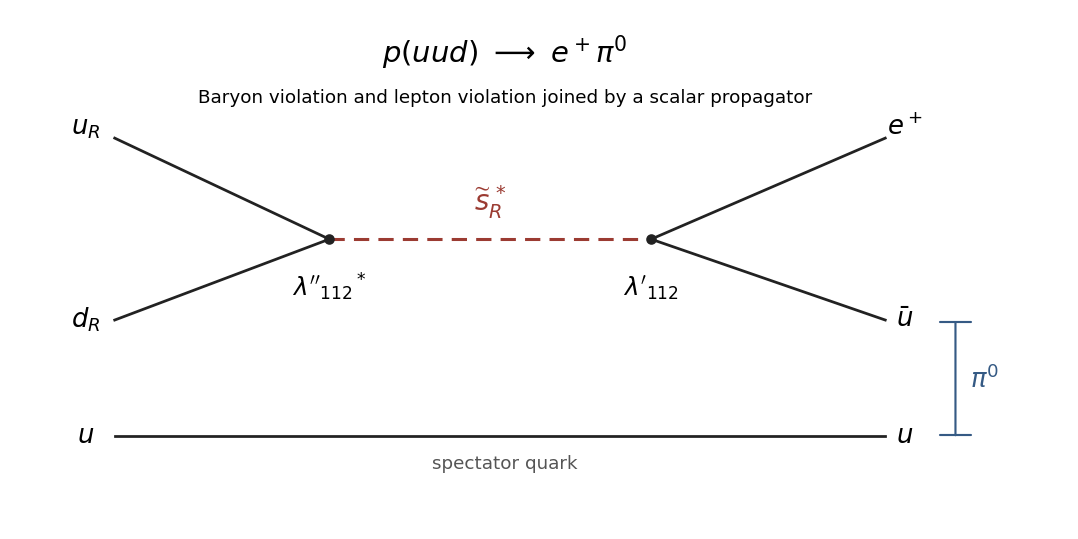

Generate this figure with Python:
"""Draw squark-mediated proton decay; tested with Python 3.14.4.

Writes paper-40-proton-decay.png to the caller's working directory.
"""

import os
from pathlib import Path

os.environ.setdefault("MPLCONFIGDIR", "/tmp/paper-40-matplotlib")
import matplotlib

matplotlib.use("Agg")
import matplotlib.pyplot as plt

fig, ax = plt.subplots(figsize=(9.8, 4.9), dpi=110, facecolor="white")
ax.set_facecolor("white")
left, right = (3.1, 2.7), (6.4, 2.7)
for start, end in [((0.9, 3.7), left), ((0.9, 1.9), left),
                   (right, (8.8, 3.7)), (right, (8.8, 1.9)),
                   ((0.9, 0.75), (8.8, 0.75))]:
    ax.plot([start[0], end[0]], [start[1], end[1]], color="#222222", lw=1.8)
ax.plot([left[0], right[0]], [left[1], right[1]], color="#9b3b32",
        ls=(0, (5, 3)), lw=2.0)
ax.scatter([left[0], right[0]], [left[1], right[1]], s=35, c="#222222", zorder=3)
for x, y, label in [(0.6, 3.8, r"$u_R$"), (0.6, 1.9, r"$d_R$"),
                    (9.0, 3.8, r"$e^+$"), (9.0, 1.9, r"$\bar u$"),
                    (0.6, 0.75, r"$u$"), (9.0, 0.75, r"$u$")]:
    ax.text(x, y, label, fontsize=17, ha="center", va="center")
ax.text(4.75, 2.98, r"$\widetilde s_R^{\,*}$", fontsize=18, ha="center", color="#9b3b32")
ax.text(3.1, 2.13, r"$\lambda''_{112}{}^*$", fontsize=16, ha="center")
ax.text(6.4, 2.13, r"$\lambda'_{112}$", fontsize=16, ha="center")
ax.text(4.9, 0.43, "spectator quark", fontsize=12, ha="center", color="#555555")
ax.annotate("", xy=(9.52, 1.91), xytext=(9.52, 0.73),
            arrowprops={"arrowstyle": "|-|", "lw": 1.4, "color": "#355a84"})
ax.text(9.67, 1.31, r"$\pi^0$", fontsize=17, va="center", color="#355a84")
ax.text(4.9, 4.45, r"$p(uud)\ \longrightarrow\ e^+\pi^0$", fontsize=19, ha="center")
ax.text(4.9, 4.05, "Baryon violation and lepton violation joined by a scalar propagator",
        fontsize=12, ha="center")
ax.set_xlim(0, 10.5)
ax.set_ylim(0, 4.8)
ax.axis("off")
fig.subplots_adjust(left=0.025, right=0.975, bottom=0.05, top=0.95)
fig.savefig(Path(__file__).with_suffix(".png").name, facecolor="white", transparent=False)
plt.close(fig)
